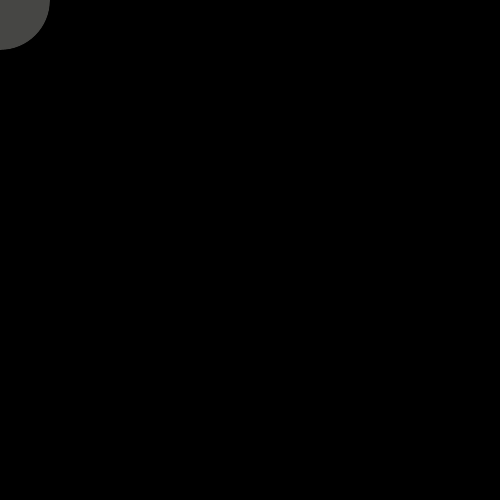
Frame 1 (no input)
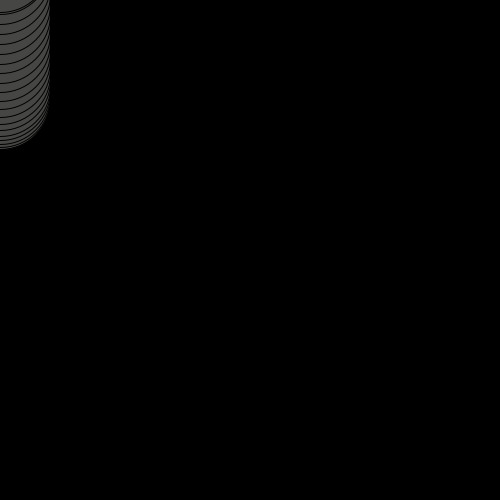
Frame 60 (the mouse pressed at the canvas centre just before this capture)
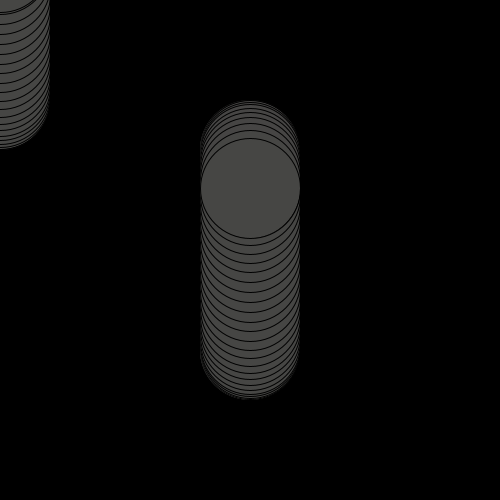
Frame 120 (the mouse held since frame 60 and released just before this capture)

The Processing sketch that drew these frames (run headless with seeded random() and noise(); from frame 60 on, the mouse is pressed at the canvas centre):

// Processing sketch: processing_172060
// ── processing_172060.pde

// Drückt mit Farbe und Bewegung ein Gefühl aus.
// Lasst das Gefühl mit der Maus verändern oder umkehren.

float counter = 0;

  void setup()
{
  size(500,500);
  background(0);
}

  void draw()
{
 
  
  
  colorMode(HSB, 360, 360, 360);
  float amplitude = map(sin(counter), -1, 1, 30, 60); 
  //translate(width/2,height/2);
  fill(amplitude, 10, 100);

  translate(mouseX, mouseY);
  ellipse(0, sin(counter)*100, 100, 100);        
  
  
  println(sin(counter));
  counter += 0.1;
  
}
